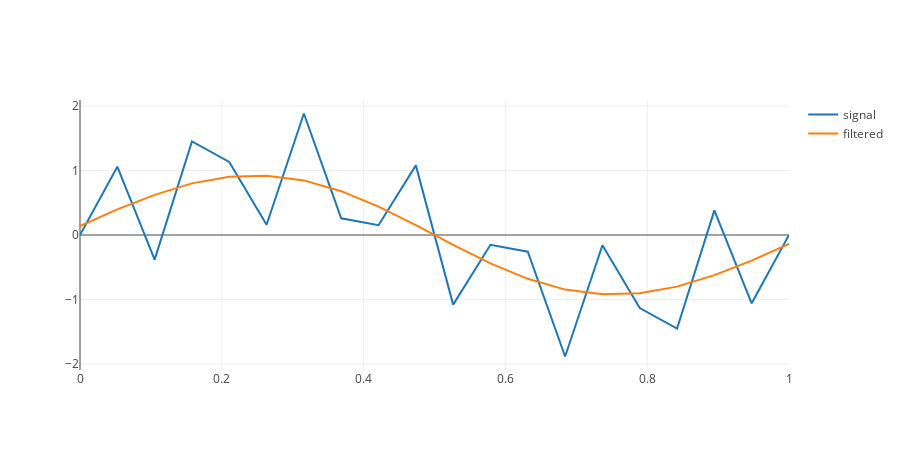

The code cell stored with this chart in its notebook:
### Code cell
N = 20
T = 1.0 # s

f1 = 1
f2 = 7
w1 = 2 * np.pi * f1
w2 = 2 * np.pi * f2

t = np.linspace(0, T, N)
s = [np.sin(w1 * i) + np.sin(w2 * i) for i in t]

df = 1. / T
k = [i * df for i in range(N)]

Rp = 1.0
Rs = 30.0
w0 = 1.0
w1 = 5.0
HGen = transfer_function_cheb(Rp, Rs, w0, w1)

H_jw = [HGen(1j*i / w0) for i in k]
afr = np.absolute(H_jw)

half = afr[:len(afr) // 2]
filtsym = np.append(half, half[::-1])

filtered = np.fft.ifft(np.fft.fft(s) * filtsym).real

tr_s = go.Scatter(
    x = t,
    y = s,
    name='signal'
)

tr_fs = go.Scatter(
    x = t,
    y = filtered,
    name='filtered'
)

rows = 1
cols = 1
fig = py.tools.make_subplots(rows = rows, cols = cols)

fig['layout'].update(height=rows * 450, width=cols * 900)

fig.append_trace(tr_s, 1, 1)
fig.append_trace(tr_fs, 1, 1)

py.offline.iplot(fig)

### Figure 1 — Plotly figure (JSON) as saved in the notebook; plotly's stock layout.template omitted (floating-point values rounded to 4 significant figures)
{"data": [{"name": "signal", "type": "scatter", "x": [0, 0.05263, 0.1053, 0.1579, 0.2105, 0.2632, 0.3158, 0.3684, 0.4211, 0.4737, 0.5263, 0.5789, 0.6316, 0.6842, 0.7368, 0.7895, 0.8421, 0.8947, 0.9474, 1], "xaxis": "x1", "y": [0, 1.06, -0.3824, 1.451, 1.134, 0.1594, 1.885, 0.2598, 0.1512, 1.08, -1.08, -0.1512, -0.2598, -1.885, -0.1594, -1.134, -1.451, 0.3824, -1.06, -1.959e-15], "yaxis": "y1"}, {"name": "filtered", "type": "scatter", "x": [0, 0.05263, 0.1053, 0.1579, 0.2105, 0.2632, 0.3158, 0.3684, 0.4211, 0.4737, 0.5263, 0.5789, 0.6316, 0.6842, 0.7368, 0.7895, 0.8421, 0.8947, 0.9474, 1], "xaxis": "x1", "y": [0.1364, 0.3969, 0.6226, 0.8011, 0.9044, 0.9202, 0.8472, 0.6797, 0.4407, 0.1542, -0.1542, -0.4407, -0.6797, -0.8472, -0.9202, -0.9044, -0.8011, -0.6226, -0.3969, -0.1364], "yaxis": "y1"}], "layout": {"height": 450, "width": 900, "xaxis1": {"anchor": "y1", "domain": [0, 1]}, "yaxis1": {"anchor": "x1", "domain": [0, 1]}}}
